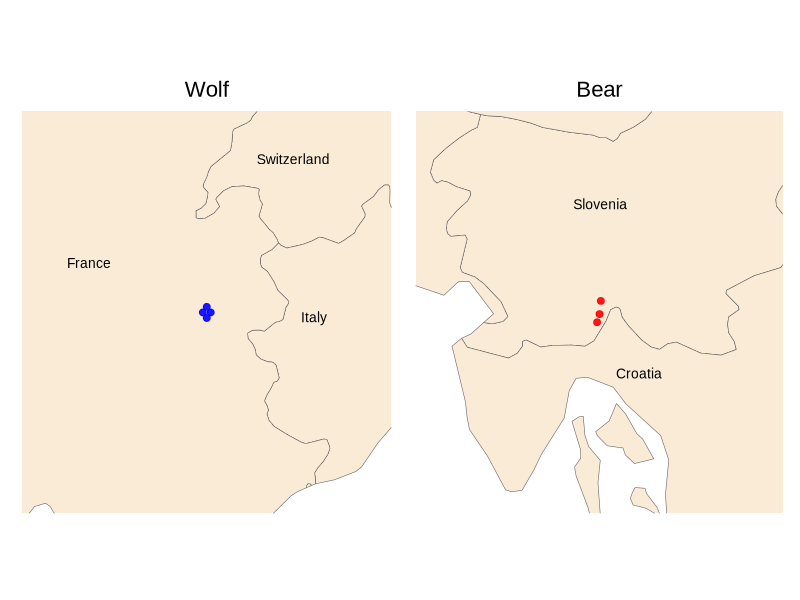
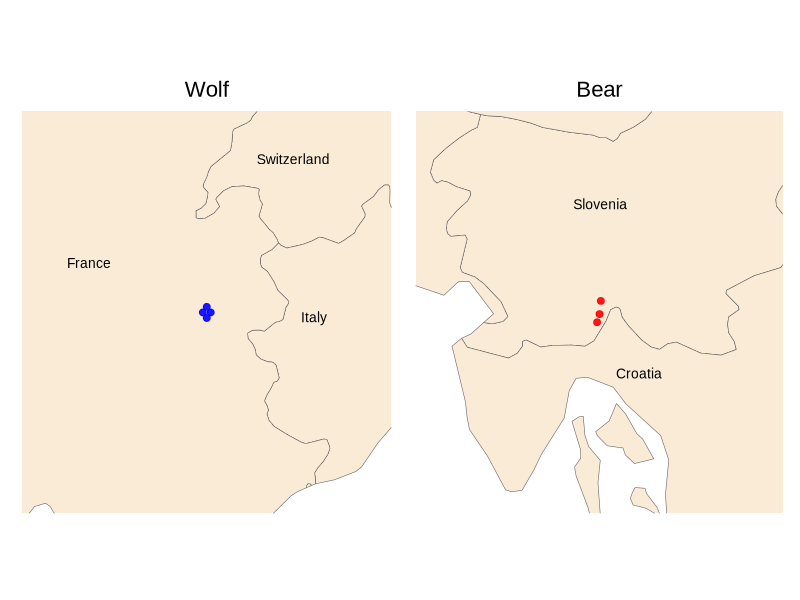

Write the R code that produced these figures, in order.
setwd("~/github_repos/snowtracks")

# Load libraries
library(ggplot2)
library(dplyr)
library(rnaturalearth)
library(rnaturalearthdata)
library(sf)
library(patchwork)

# Your data
df <- data.frame(
  lon = c(
    rep(14.446978287833897),   # Bear x2
    14.46256570314588,            # Bear
    14.471102965596586,           # Bear
    rep(6.107745516021383, 4)     # Wolf x4
  ),
  lat = c(
    rep(45.58896851320194),
    45.62552097267587,
    45.68457290520403,
    rep(45.303352202944104, 4)
  ),
  species = c(
    rep("Bear", 3),
    rep("Wolf", 4)
  )
)

# Function to spread duplicates radially (both species)
spread_duplicates <- function(df, radius = 0.05) {
  df %>%
    group_by(lon, lat, species) %>%
    mutate(
      n_dup = n(),
      angle = ifelse(n_dup > 1,
                     seq(0, 2*pi, length.out = n_dup + 1)[1:n_dup],
                     0),
      adj_lon = lon + ifelse(n_dup > 1, radius * cos(angle), 0),
      adj_lat = lat + ifelse(n_dup > 1, radius * sin(angle), 0)
    ) %>%
    ungroup()
}

df_adj <- spread_duplicates(df)

# Map data
world <- ne_countries(scale = "medium", returnclass = "sf")

# Manual country labels
wolf_labels <- data.frame(
  lon = c(4.606217081716726, 7.20962407728195, 7.473695653694315),
  lat = c(45.74666562072359, 46.677299493195406, 45.25969436424621),
  name = c("France", "Switzerland", "Italy")
)

bear_labels <- data.frame(
  lon = c(14.467039197910825, 13.00098665300081, 14.157438039358402, 14.715808487720494),
  lat = c(46.11839859549004, 46.15625728965163, 46.67729948651543, 45.35878285476793),
  name = c("Slovenia", "Italy", "Austria", "Croatia")
)

# Function to plot species map
plot_species_map <- function(species_name, df, world, labels, zoom_km = 400) {
  subdf <- df %>% filter(species == species_name)
  
  clat <- mean(subdf$lat)
  clon <- mean(subdf$lon)
  
  deg_lat <- (zoom_km/111)/2
  deg_lon <- (zoom_km/85)/2
  
  lon_range <- c(clon - deg_lon, clon + deg_lon)
  lat_range <- c(clat - deg_lat, clat + deg_lat)
  
  ggplot(data = world) +
    geom_sf(fill = "antiquewhite", color = "grey40", size = 0.3) +
    geom_point(
      data = subdf,
      aes(x = adj_lon, y = adj_lat, color = species),
      size = 2, alpha = 0.9
    ) +
    geom_text(
      data = labels,
      aes(x = lon, y = lat, label = name),
      size = 3.5, family = "Arial", color = "black"
    ) +
    scale_color_manual(values = c("Bear" = "red", "Wolf" = "blue")) +
    coord_sf(xlim = lon_range, ylim = lat_range, expand = FALSE) +
    theme_minimal(base_size = 14) +
    theme(
      axis.text = element_blank(),
      axis.ticks = element_blank(),
      axis.title = element_blank(),
      panel.grid = element_blank(),
      plot.title = element_text(size = 16, hjust = 0.5, family = "Arial"),
      legend.position = "none"
    ) +
    ggtitle(species_name)
}

# Wolf map: regional zoom (400 km), Bear map: slightly more zoomed in (200 km)
map_wolf <- plot_species_map("Wolf", df_adj, world, wolf_labels, zoom_km = 400)
map_bear <- plot_species_map("Bear", df_adj, world, bear_labels, zoom_km = 200)

# Combine side by side
p <- map_wolf + map_bear

# Save
ggsave("sample_map.png", plot = p, width = 12, height = 6, dpi = 300)

p
